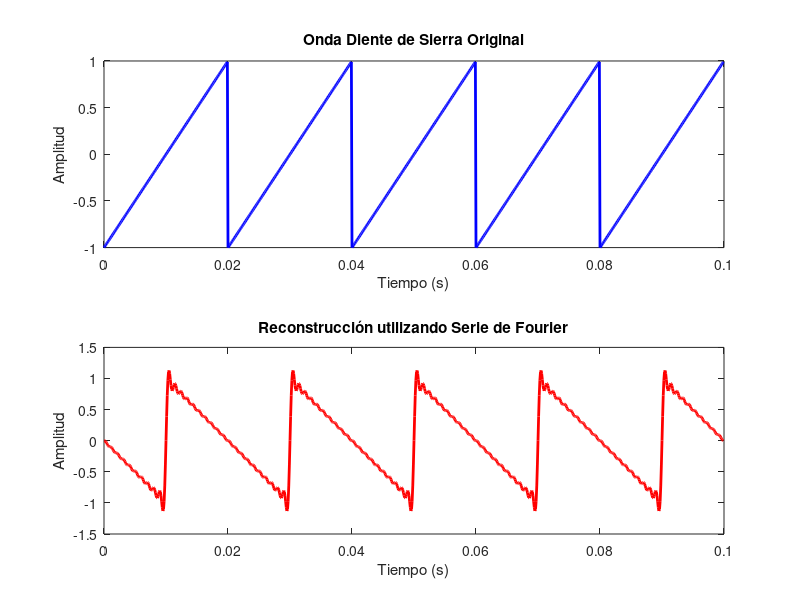

Write the MATLAB code that produced this figure.
% Parámetros
Fs = 10000;             % Frecuencia de muestreo (Hz)
T = 1/Fs;              % Periodo de muestreo
L = 1000;              % Longitud de la señal
t = (0:L-1)*T;         % Vector de tiempo

% Número de armónicos (coeficientes de la serie de Fourier)
num_arm = 20;

% Coeficientes de la serie de Fourier para la onda diente de sierra
a0 = 0;
ak = zeros(1, num_arm);
bk = zeros(1, num_arm);
for k = 1:num_arm
    ak(k) = 0;
    bk(k) = (2*(-1)^k)/(pi*k);
end

% Calcular la serie de Fourier
x_fourier = a0 * ones(size(t));
for k = 1:num_arm
    x_fourier = x_fourier + ak(k) * cos(2*pi*k*50*t) + bk(k) * sin(2*pi*k*50*t);
end

% Graficar la onda diente de sierra y su serie de Fourier
figure;
subplot(2,1,1);
plot(t, sawtooth(2*pi*50*t), 'b', 'LineWidth', 2);
title('Onda Diente de Sierra Original');
xlabel('Tiempo (s)');
ylabel('Amplitud');

subplot(2,1,2);
plot(t, x_fourier, 'r', 'LineWidth', 2);
title('Reconstrucción utilizando Serie de Fourier');
xlabel('Tiempo (s)');
ylabel('Amplitud');
